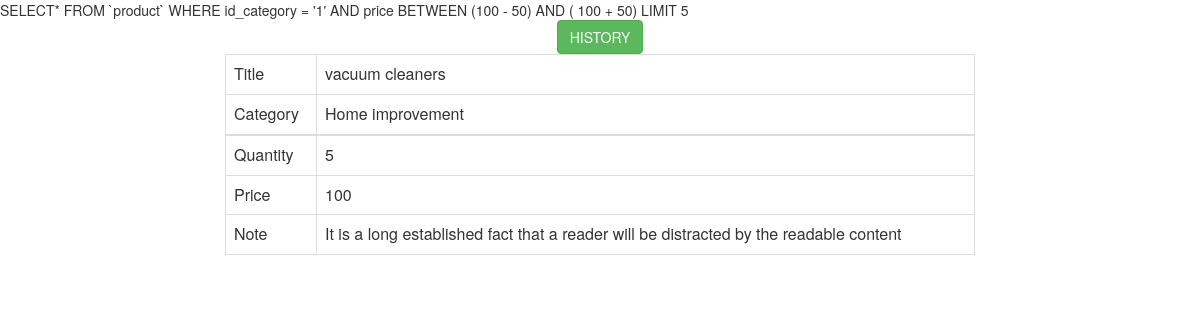
/product/details/1, run on an earlier commit of the app's database.
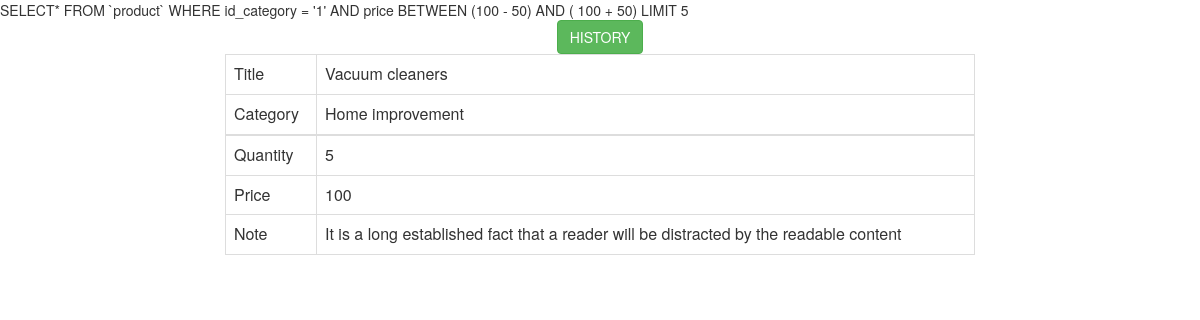
And on a later commit of the database.
### tables this page shows
CREATE TABLE IF NOT EXISTS `product` (
  `id` int(11) NOT NULL,
  `title` varchar(50) NOT NULL,
  `price` decimal(10,0) NOT NULL,
  `quantity` int(11) NOT NULL,
  `note` varchar(100) NOT NULL,
  `id_category` int(11) NOT NULL
);

CREATE TABLE IF NOT EXISTS `product_category` (
  `id` int(11) NOT NULL,
  `category` varchar(100) NOT NULL
);

### src/View.php (called while the page is built)
<?php
class View
{
    private $params;
    public function __construct(array $params = array()){
        $this->params = $params;
    }
    public function render($file){
        extract($this->params);
        require('Views/'.$file.'.php');
    }
}

### src/Controllers/ProductController.php (called while the page is built, shortened)
<?php
class ProductController{
    public function details(){
        $product = new ProductModel;
        $all_products = $product->get_by_id_with_category(Route::getInstance()->get_first_param());
        $view = new View(['products'=>$all_products, 'id' =>Route::getInstance()->get_first_param() ]);
        $view->render('Product_details');
    }
}

### src/App.php (called while the page is built, shortened)
<?php
class App
{
    public function __construct()
    {
        $route = Route::getInstance();
        $result = $route->get_controller_and_action();
        $controller = new $class_name();
        $controller->{$result['action']}();
    }
}

### index.php (called while the page is built, shortened)
<?php
require ('autoloader.php');
new App;

### autoloader.php (called while the page is built, shortened)
<?php
spl_autoload_register(function ($class) {
    $prefix = '';
    $base_dir = __DIR__ . '/src/';
    $len = strlen($prefix);
    $relative_class = substr($class, $len);
    $file = $base_dir . str_replace('\\', '/', $relative_class) . '.php';
});

### src/Database.php (called while the page is built, shortened)
<?php
class Database {
	private $_connection;
	private static $_instance;
	private $_host = "sunrice";
    private $_username = "root";
	private $_password = "";
	private $_database = "sunrice";
	public static function getInstance(){
		if(!self::$_instance){
			self::$_instance = new self();
		}
		return self::$_instance;
	}
	private function __construct() {
		$this->_connection = new \mysqli($this->_host, $this->_username, $this->_password, $this->_database);
	}
	public function query_one($query) {
		return  $this->_connection->query($query)->fetch_assoc();
	}
}

### src/Route.php (called while the page is built, shortened)
<?php
class Route{
    private static $_instance;
    private $uri;
    public function __construct($uri){
        $this->uri = $uri;
    }
    public static function getInstance(){
        if(!self::$_instance){
            self::$_instance = new self($_SERVER['REQUEST_URI']);
        }
        return self::$_instance;
    }
    public function get_first_param(){
        $uri_parts = explode('/', $this->uri);
        return $uri_parts[3];
    }
}

### src/Models/ProductModel.php (called while the page is built, shortened)
<?php
class ProductModel{
    private $connection;
    public function __construct(){
        $this->connection = \Database::getInstance();
    }
    public function get_by_id_with_category($id){
        return $this->connection->query_one("
            SELECT *  FROM `product` AS p  INNER JOIN `product_category` AS pc
            ON p.id_category = pc.id WHERE p.id = '".$id."'
        ");
    }
}

### src/Views/Product_details.php (the view)
<?php
include('headers.php');
?>
<div class="container">
    <div class="row">
        <div class="col-xs-4 col-xs-offset-4 text-center">
            <a href=<?php echo '/product/history_view/'.$id ?>>
                <div class="btn btn-success">
                    HISTORY
                </div>
            </a>
        </div>
    </div>
    <div class="row">
        <div class="col-xs-8 col-xs-offset-2">
        <table class="table table-bordered">
            <tbody>
            <tr>
                <td>
                    Title
                </td>
                <td>
                    <?php echo $products['title'] ?>
                </td>
            </tr>
            <tr>
                <td>Category</td>
                <td><?php echo $products['category']?></td>
            </tr>
            </tbody>
            <tr>
                <td>
                    Quantity
                </td>
                <td>
                    <?php echo $products['quantity'] ?>
                </td>
            </tr>
            <tr>
                <td>Price</td>
                <td><?php echo $products['price'] ?></td>
            </tr>
            <tr>
                <td>Note</td>
                <td><?php echo $products['note'] ?></td>
            </tr>
            </table>
        </div>
    </div>
</div>
<?php
include('footer.php');
?>

What changed in the data, as far as the page shows it:
changed product "Home improvement": title "vacuum cleaners" → "Vacuum cleaners"
